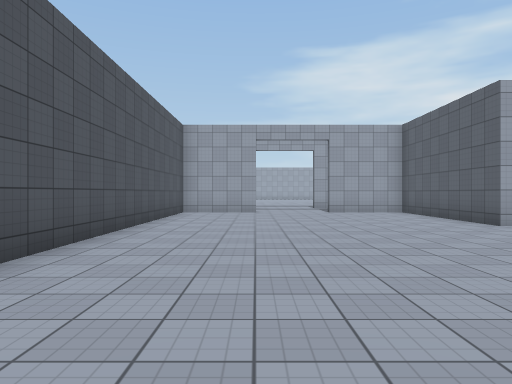
[1] (above)

21 first-person views from a walk through a 3-D level made in the Unity game engine. The camera is 1.4 m above the floor, looks level and sees 70° across. Doors are open. The floor is counted in squares, 2 m on a side. Each view is taken from the middle of a square. On the plan, view 1 faces up. The plan holds only what a view shows up to about 11 squares ahead; the rest is blank. The place goes on beyond the plan. Surface patterns are stand-ins for the level's own textures.

[2]
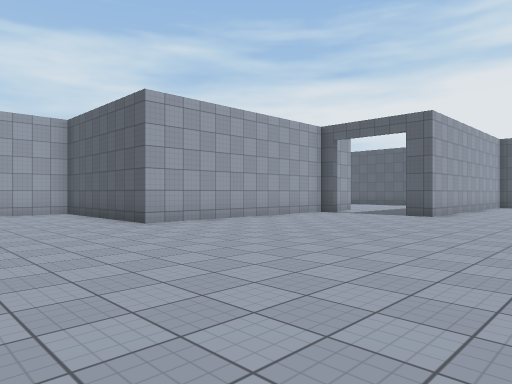

[3]
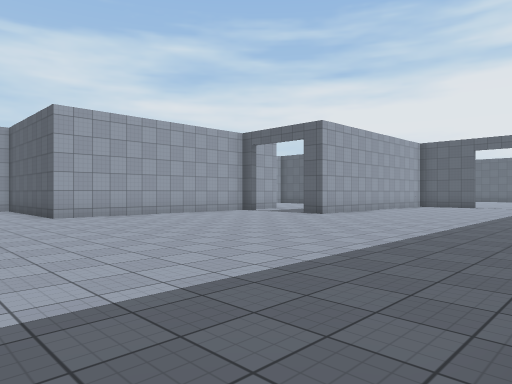

[4]
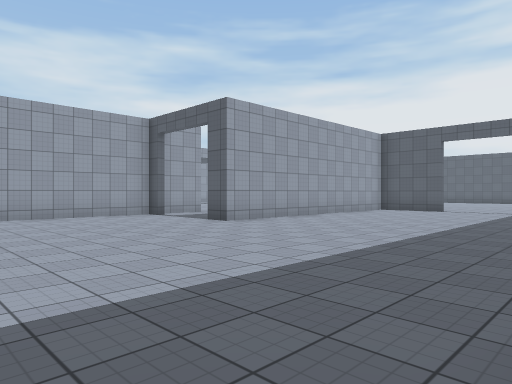

[5]
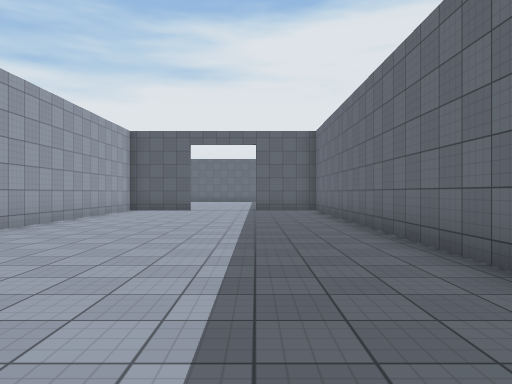

[6]
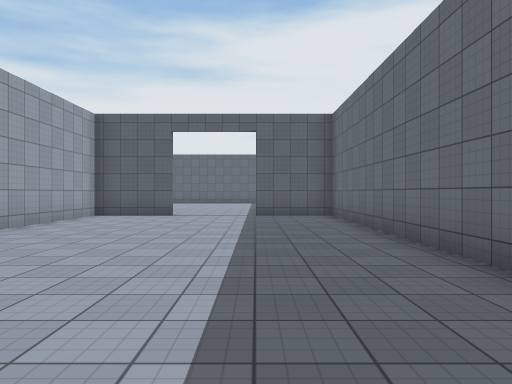

[7]
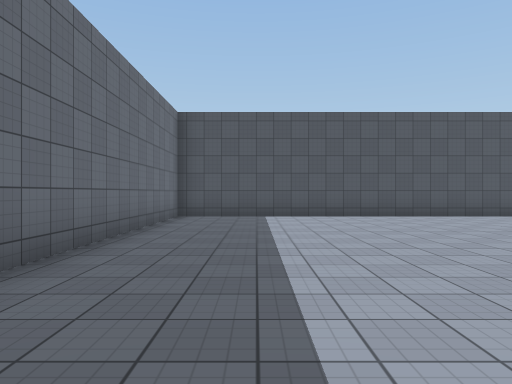

[8]
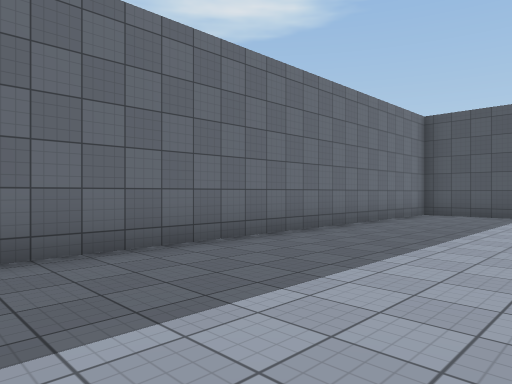

[9]
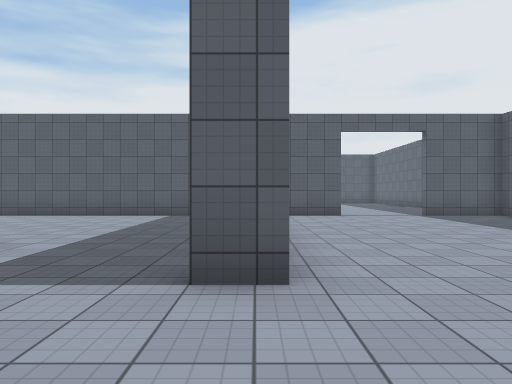

[10]
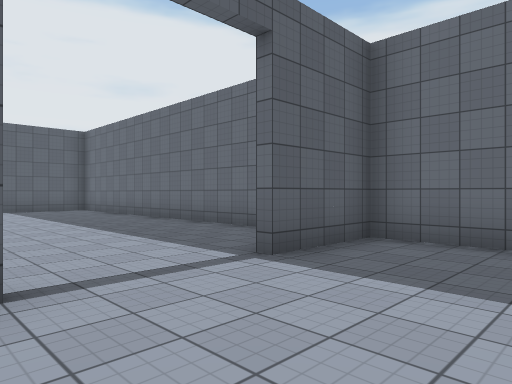

[11]
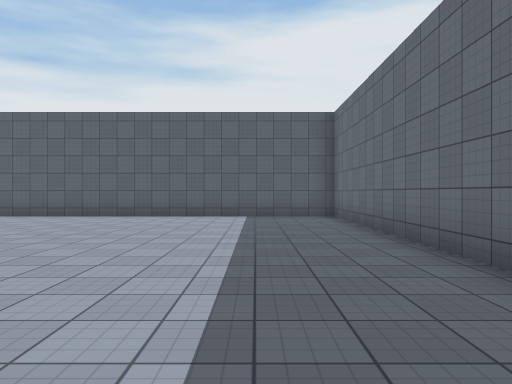

[12]
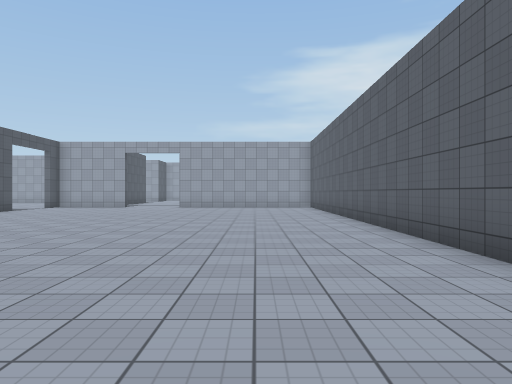

[13]
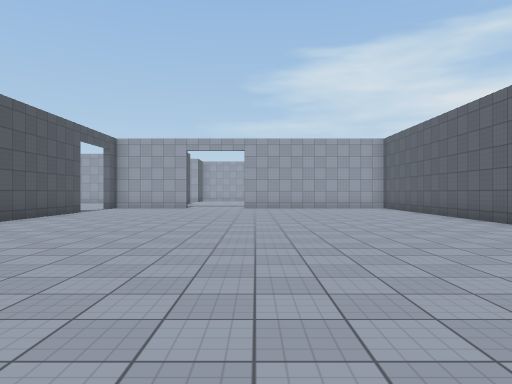

[14]
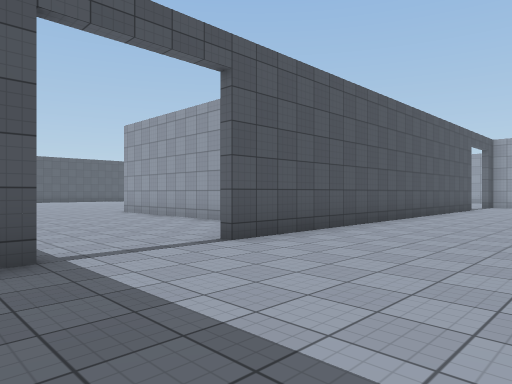

[15]
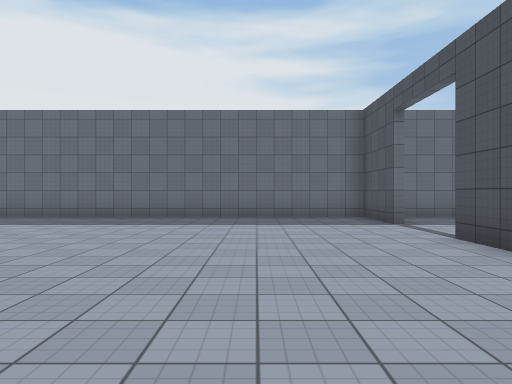

[16]
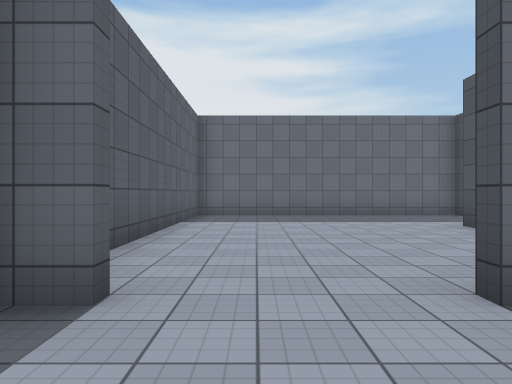

[17]
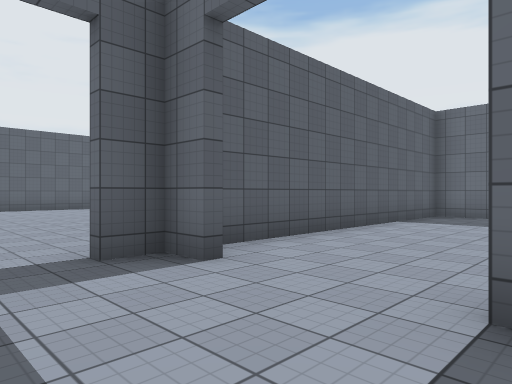

[18]
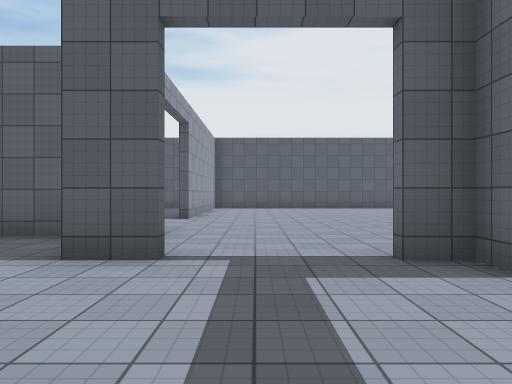

[19]
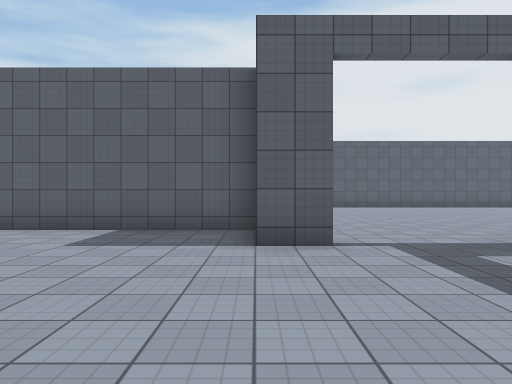

[20]
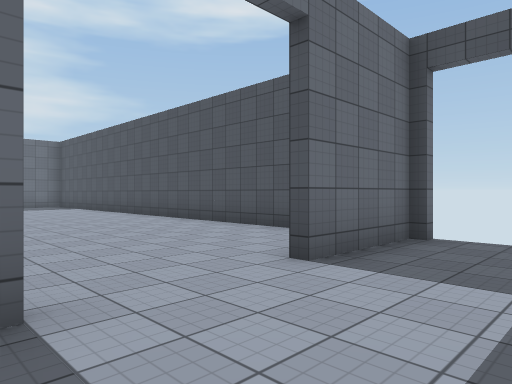

[21]
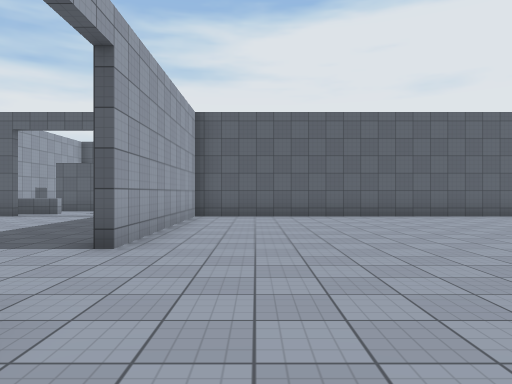

### Floor plan
Points are (right, up) in squares from view 1. A wall is a line through its corners. A room is listed if a view was taken in it or the views show most of it. See-through windows are left out.
Room 1 (views 1, 2, 3, 4, 5, 6, 7, 8, 9, 10)
walls: (11.1, 7.5) (5, 7.5) (5, 11.5); (4.1, 12.5) (3.1, 12.5); (-2.5, 11) (-2.5, -3.3) (19.7, -3.3) (19.7, -1); (19.7, 1.5) (19.7, 3.7) (11.8, 3.7) (11.8, 4.5)
ways out: opening at (20, 0.5) to room 2; opening at (1.5, 13) to room 4; opening at (11, 5.5)
Room 2 (views 11, 12, 13, 14, 15, 21)
walls: (20, 12) (20, 1.5); (20, -1) (20, -3.3) (31.5, -3.3) (31.5, 16.7) (25.5, 16.7); (31.5, 21.9) (31.5, 22.4)
ways out: opening at (20, 0.5) to room 1; opening at (20, 14.5) to room 3
Room 3 (views 16, 17, 18, 19)
walls: (19.7, 16) (19.7, 17); (21.7, 17) (21.7, 21.8); (19, 12.8) (19.7, 12.8)
ways out: opening at (20, 14.5) to room 2; opening at (17.5, 13)
Room 4 (view 20)
walls: (-2.5, 12.8) (0, 12.8)
ways out: opening at (1.5, 13) to room 1

Positions as (right, up) in squares from view 1, and headings:
1: (0, 0), facing up
2: (1, 0), facing up-right
3: (2, -3), facing up-right
4: (6, -3), facing up-right
5: (6, -1), facing right
6: (9, -1), facing right
7: (8, -1), facing left
8: (9, 1), facing down-left
9: (9, 4), facing right
10: (17, 2), facing down-right
11: (21, -1), facing right
12: (29, 0), facing up
13: (26, 1), facing up
14: (24, -2), facing up-left
15: (23, 7), facing down
16: (18, 15), facing down
17: (16, 15), facing down-right
18: (16, 15), facing right
19: (15, 17), facing right
20: (3, 15), facing down-left
21: (21, 15), facing right
